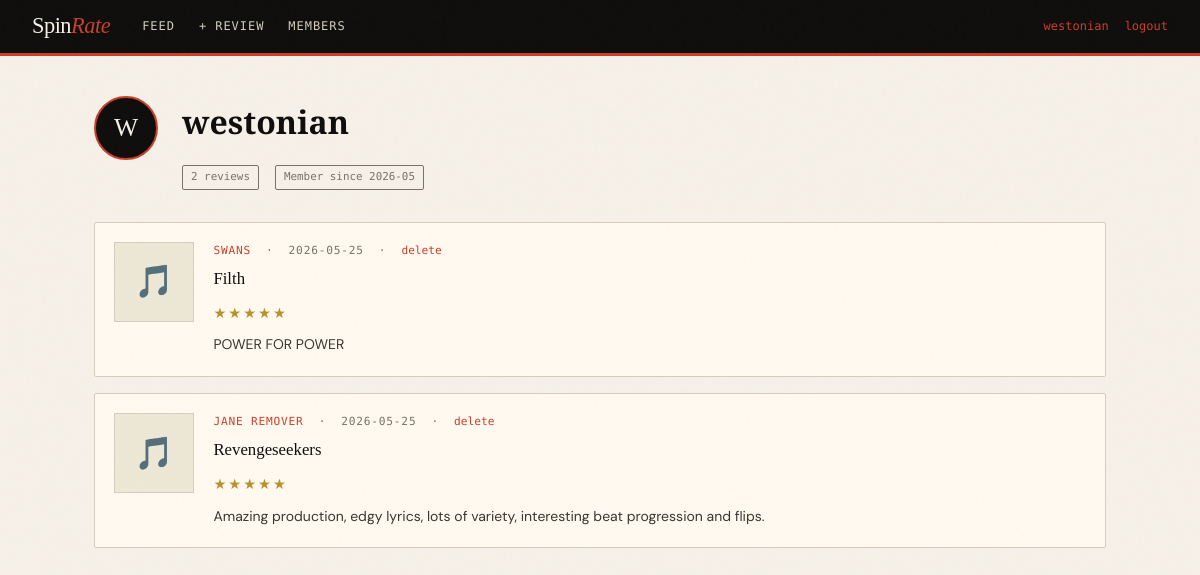
/profile/westonian (signed in), run on the app's committed database.
### tables this page shows
CREATE TABLE users (
            id        INTEGER PRIMARY KEY AUTOINCREMENT,
            username  TEXT    NOT NULL UNIQUE COLLATE NOCASE,
            password  TEXT    NOT NULL,
            bio       TEXT    DEFAULT '',
            avatar    TEXT    DEFAULT '',
            created   TEXT    DEFAULT (datetime('now'))
        );

CREATE TABLE reviews (
            id          INTEGER PRIMARY KEY AUTOINCREMENT,
            user_id     INTEGER NOT NULL REFERENCES users(id),
            album_id    INTEGER NOT NULL REFERENCES albums(id),
            rating      INTEGER NOT NULL CHECK(rating BETWEEN 1 AND 5),
            body        TEXT    NOT NULL,
            created     TEXT    DEFAULT (datetime('now')),
            UNIQUE(user_id, album_id)
        );

CREATE TABLE artists (
            id          INTEGER PRIMARY KEY AUTOINCREMENT,
            name        TEXT    NOT NULL UNIQUE COLLATE NOCASE,
            mb_id       TEXT,
            wiki_url    TEXT,
            wiki_summary TEXT,
            image_url   TEXT,
            created     TEXT    DEFAULT (datetime('now'))
        );

CREATE TABLE albums (
            id          INTEGER PRIMARY KEY AUTOINCREMENT,
            artist_id   INTEGER NOT NULL REFERENCES artists(id),
            title       TEXT    NOT NULL,
            mb_id       TEXT,
            year        TEXT,
            cover_url   TEXT,
            genre       TEXT,
            created     TEXT    DEFAULT (datetime('now')),
            UNIQUE(artist_id, title)
        );

### app.py (the view)
@app.route('/profile/<username>')
@login_required
def profile(username):
    db = get_db()
    me = current_user()
    user = db.execute("SELECT * FROM users WHERE username=?", (username,)).fetchone()
    if not user:
        abort(404)
    reviews = db.execute("""
        SELECT r.*, al.title as album_title, al.cover_url, al.year,
               ar.name as artist_name, ar.id as artist_id, al.id as album_id
        FROM reviews r
        JOIN albums al ON al.id = r.album_id
        JOIN artists ar ON ar.id = al.artist_id
        WHERE r.user_id = ?
        ORDER BY r.created DESC
    """, (user['id'],)).fetchall()
    return render_template('profile.html', me=me, user=user, reviews=reviews)

### app.py (called while the page is built)
def get_db():
    if 'db' not in g:
        g.db = sqlite3.connect(DB_PATH, detect_types=sqlite3.PARSE_DECLTYPES)
        g.db.row_factory = sqlite3.Row
        g.db.execute("PRAGMA journal_mode=WAL")
        g.db.execute("PRAGMA foreign_keys=ON")
    return g.db

def current_user():
    uid = session.get('user_id')
    if not uid:
        return None
    return get_db().execute("SELECT * FROM users WHERE id=?", (uid,)).fetchone()

def login_required(f):
    from functools import wraps
    @wraps(f)
    def decorated(*args, **kwargs):
        if not session.get('user_id'):
            return redirect(url_for('login', next=request.path))
        return f(*args, **kwargs)
    return decorated

### templates/profile.html (shortened to what this page needs)
{% extends "base.html" %}
{% block body %}
<div class="container">
  <div class="profile-header">
    <div class="avatar-circle">{{ user.username[0].upper() }}</div>
    <div>
      <h1 style="font-family:var(--serif);font-size:2rem;">{{ user.username }}</h1>
      <div class="flex gap2 mt2 wrap">
        <span class="badge text-muted">{{ reviews|length }} review{{ 's' if reviews|length != 1 }}</span>
        <span class="badge text-muted" style="color:var(--muted);">Member since {{ user.created[:7] }}</span>
      </div>
    </div>
  </div>
  {% if reviews %}
    <div class="feed">
      {% for r in reviews %}
      <div class="review-card">
        {% if r.cover_url %}
          <img class="cover" src="{{ r.cover_url }}" alt="{{ r.album_title }}" loading="lazy"
               onerror="this.style.display='none';this.nextElementSibling.style.display='flex';">
          <div class="cover-placeholder" style="display:none;">🎵</div>
        {% else %}
          <div class="cover-placeholder">🎵</div>
        {% endif %}
        <div>
          <div class="review-meta">
            <a href="/artist/{{ r.artist_id }}">{{ r.artist_name }}</a>
            &nbsp;·&nbsp; {{ r.created[:10] }}
            {% if me.id == user.id %}
              &nbsp;·&nbsp;
              <form method="post" action="/delete-review/{{ r.id }}" style="display:inline;"
                    onsubmit="return confirm('Delete this review?')">
                <button type="submit" style="background:none;border:none;color:var(--accent);font-family:var(--mono);font-size:0.7rem;cursor:pointer;padding:0;">delete</button>
              </form>
            {% endif %}
          </div>
          <div class="review-album">
            <a href="/album/{{ r.album_id }}">{{ r.album_title }}</a>
          </div>
          <div class="mt1" data-stars="{{ r.rating }}"></div>
          <div class="review-body">{{ r.body }}</div>
        </div>
      </div>
      {% endfor %}
    </div>
  {% endif %}
</div>
{% endblock %}

### templates/base.html (shortened to what this page needs)
<!DOCTYPE html>
<html lang="en">
<head>
</head>
<body>
  {% if session.user_id %}
  <nav>
    <a class="nav-logo" href="/">Spin<span>Rate</span></a>
    <div class="nav-links">
      <a href="/">Feed</a>
      <a href="/new-review">+ Review</a>
      <a href="/members">Members</a>
    </div>
    <div class="nav-user">
      <a href="/profile/{{ me.username if me else '' }}">{{ me.username if me else '' }}</a>
      <a href="/logout">logout</a>
    </div>
  </nav>
  {% endif %}
  {% block body %}{% endblock %}
</body>
</html>

### templates/base.html (style rules this page uses)
*, *::before, *::after { box-sizing: border-box; margin: 0; padding: 0; }
:root { --ink: #0f0e0d; --paper: #f5f0e8; --cream: #ede7d6; --accent: #c8402a; --accent-dim: #9c3220; --muted: #7a7268; --border: #d4cdbf; --gold: #b8922a; --card: #fff9f0; --mono: 'DM Mono', monospace; --serif: 'Playfair Display', Georgia, serif; --sans: 'DM Sans', system-ui, sans-serif; }
body { background: var(--paper); color: var(--ink); font-family: var(--sans); font-size: 15px; line-height: 1.65; min-height: 100vh; }
body::before { content: ''; position: fixed; inset: 0; pointer-events: none; z-index: 9999; opacity: 0.4; }
nav { background: var(--ink); color: var(--paper); display: flex; align-items: center; gap: 2rem; padding: 0 2rem; height: 56px; position: sticky; top: 0; z-index: 100; border-bottom: 3px solid var(--accent); }
.nav-logo { font-family: var(--serif); font-size: 1.4rem; color: var(--paper); text-decoration: none; letter-spacing: -0.5px; flex-shrink: 0; }
.nav-logo span { color: var(--accent); font-style: italic; }
.nav-links { display: flex; gap: 1.5rem; flex: 1; }
.nav-links a { color: var(--border); text-decoration: none; font-family: var(--mono); font-size: 0.75rem; letter-spacing: 0.08em; text-transform: uppercase; transition: color 0.15s; }
.nav-user { font-family: var(--mono); font-size: 0.75rem; color: var(--muted); display: flex; align-items: center; gap: 1rem; }
.nav-user a { color: var(--accent); text-decoration: none; }
.container { max-width: 1060px; margin: 0 auto; padding: 2.5rem 1.5rem; }
.review-card { display: grid; grid-template-columns: 80px 1fr; gap: 1.2rem; background: var(--card); border: 1px solid var(--border); border-radius: 2px; padding: 1.2rem; transition: border-color 0.15s, box-shadow 0.15s; }
.review-card .cover-placeholder { width: 80px; height: 80px; background: var(--cream); border: 1px solid var(--border); display: flex; align-items: center; justify-content: center; font-size: 2rem; flex-shrink: 0; }
.review-meta { font-family: var(--mono); font-size: 0.7rem; color: var(--muted); text-transform: uppercase; letter-spacing: 0.07em; margin-bottom: 0.3rem; }
.review-meta a { color: var(--accent); text-decoration: none; }
.review-album { font-family: var(--serif); font-size: 1.05rem; }
.review-album a { color: var(--ink); text-decoration: none; }
.review-body { font-size: 0.875rem; color: #3a3530; margin-top: 0.5rem; }
.feed { display: flex; flex-direction: column; gap: 1rem; }
.badge { display: inline-block; padding: 0.15rem 0.5rem; font-family: var(--mono); font-size: 0.68rem; border: 1px solid currentColor; border-radius: 2px; }
.text-muted { color: var(--muted); }
.mt1 { margin-top: 0.5rem; }
.mt2 { margin-top: 1rem; }
.flex { display: flex; }
.gap2 { gap: 1rem; }
.wrap { flex-wrap: wrap; }
.profile-header { display: flex; align-items: flex-start; gap: 1.5rem; margin-bottom: 2rem; }
.avatar-circle { width: 64px; height: 64px; border-radius: 50%; background: var(--ink); color: var(--paper); font-family: var(--serif); font-size: 1.6rem; display: flex; align-items: center; justify-content: center; flex-shrink: 0; border: 2px solid var(--accent); }

### data on the page
users: username "westonian", username "W", created "2026-05"
reviews: artist_name "SWANS", created "2026-05-25", album_title "Filth", body "POWER FOR POWER"
reviews: artist_name "JANE REMOVER", created "2026-05-25", album_title "Revengeseekers", body "Amazing production, edgy lyrics, lots of variety, interesting beat progression and flips."

### other printed values
{{ reviews|length }} "2"
{{ 's' if reviews|length != 1 }} "s"
